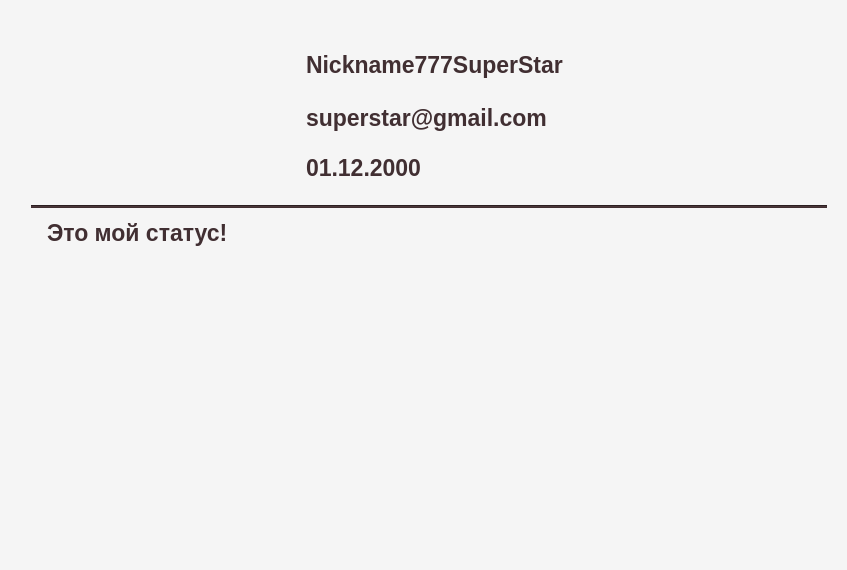
<?xml version="1.0" encoding="UTF-8"?>
<ui version="4.0">
 <class>ProfileWidget</class>
 <widget class="QWidget" name="ProfileWidget">
  <property name="geometry">
   <rect>
    <x>0</x>
    <y>0</y>
    <width>847</width>
    <height>570</height>
   </rect>
  </property>
  <property name="maximumSize">
   <size>
    <width>900</width>
    <height>16777215</height>
   </size>
  </property>
  <property name="windowTitle">
   <string>Form</string>
  </property>
  <property name="styleSheet">
   <string notr="true">QWidget#ProfileWidget  {
    background-color: rgb(245, 245, 245);
    border-radius: 51;
}</string>
  </property>
  <layout class="QGridLayout" name="gridLayout">
   <item row="6" column="0" colspan="2">
    <widget class="QFrame" name="frame">
     <property name="minimumSize">
      <size>
       <width>0</width>
       <height>0</height>
      </size>
     </property>
     <property name="styleSheet">
      <string notr="true">QFrame#frame  {
    background-color: rgb(245, 245, 245);
    border-radius: 51;
    }</string>
     </property>
     <property name="frameShape">
      <enum>QFrame::StyledPanel</enum>
     </property>
     <property name="frameShadow">
      <enum>QFrame::Raised</enum>
     </property>
     <layout class="QGridLayout" name="gridLayout_2">
      <property name="leftMargin">
       <number>20</number>
      </property>
      <property name="topMargin">
       <number>20</number>
      </property>
      <item row="0" column="1">
       <widget class="QWidget" name="widget_2" native="true">
        <property name="sizePolicy">
         <sizepolicy hsizetype="Preferred" vsizetype="Preferred">
          <horstretch>5</horstretch>
          <verstretch>1</verstretch>
         </sizepolicy>
        </property>
        <layout class="QGridLayout" name="gridLayout_5">
         <property name="leftMargin">
          <number>30</number>
         </property>
         <property name="rightMargin">
          <number>3</number>
         </property>
         <item row="0" column="2">
          <spacer name="horizontalSpacer">
           <property name="orientation">
            <enum>Qt::Horizontal</enum>
           </property>
           <property name="sizeHint" stdset="0">
            <size>
             <width>40</width>
             <height>20</height>
            </size>
           </property>
          </spacer>
         </item>
         <item row="0" column="0">
          <widget class="QLabel" name="cardIconLabel">
           <property name="maximumSize">
            <size>
             <width>70</width>
             <height>50</height>
            </size>
           </property>
           <property name="text">
            <string/>
           </property>
           <property name="pixmap">
            <pixmap resource="client.qrc">:/resources/profile_card_icon.png</pixmap>
           </property>
           <property name="scaledContents">
            <bool>true</bool>
           </property>
          </widget>
         </item>
         <item row="2" column="3" rowspan="2">
          <spacer name="verticalSpacer_2">
           <property name="orientation">
            <enum>Qt::Vertical</enum>
           </property>
           <property name="sizeHint" stdset="0">
            <size>
             <width>20</width>
             <height>40</height>
            </size>
           </property>
          </spacer>
         </item>
         <item row="2" column="1">
          <widget class="QLabel" name="emailLabel">
           <property name="maximumSize">
            <size>
             <width>350</width>
             <height>50</height>
            </size>
           </property>
           <property name="font">
            <font>
             <pointsize>17</pointsize>
             <italic>false</italic>
             <bold>true</bold>
            </font>
           </property>
           <property name="styleSheet">
            <string notr="true">QLabel {
	color: rgb(65, 47, 50);}</string>
           </property>
           <property name="text">
            <string>superstar@gmail.com</string>
           </property>
          </widget>
         </item>
         <item row="0" column="1">
          <widget class="QLabel" name="usernameLabel">
           <property name="maximumSize">
            <size>
             <width>350</width>
             <height>50</height>
            </size>
           </property>
           <property name="font">
            <font>
             <pointsize>17</pointsize>
             <italic>false</italic>
             <bold>true</bold>
            </font>
           </property>
           <property name="styleSheet">
            <string notr="true">QLabel {
	color: rgb(65, 47, 50);}</string>
           </property>
           <property name="text">
            <string>Nickname777SuperStar</string>
           </property>
          </widget>
         </item>
         <item row="3" column="1">
          <widget class="QLabel" name="birthdayLabel">
           <property name="maximumSize">
            <size>
             <width>350</width>
             <height>50</height>
            </size>
           </property>
           <property name="font">
            <font>
             <pointsize>17</pointsize>
             <italic>false</italic>
             <bold>true</bold>
            </font>
           </property>
           <property name="styleSheet">
            <string notr="true">QLabel {
	color: rgb(65, 47, 50);}</string>
           </property>
           <property name="text">
            <string>01.12.2000</string>
           </property>
          </widget>
         </item>
         <item row="2" column="0">
          <widget class="QLabel" name="envelopeIconLabel">
           <property name="maximumSize">
            <size>
             <width>70</width>
             <height>50</height>
            </size>
           </property>
           <property name="text">
            <string/>
           </property>
           <property name="pixmap">
            <pixmap resource="client.qrc">:/resources/profile_envelope_icon.png</pixmap>
           </property>
           <property name="scaledContents">
            <bool>true</bool>
           </property>
          </widget>
         </item>
         <item row="3" column="0">
          <widget class="QLabel" name="calendarIconLabel">
           <property name="maximumSize">
            <size>
             <width>70</width>
             <height>50</height>
            </size>
           </property>
           <property name="text">
            <string/>
           </property>
           <property name="pixmap">
            <pixmap resource="client.qrc">:/resources/profile_calendar_icon.png</pixmap>
           </property>
           <property name="scaledContents">
            <bool>true</bool>
           </property>
          </widget>
         </item>
         <item row="0" column="3">
          <widget class="ClickableLabel" name="editIconLabel">
           <property name="minimumSize">
            <size>
             <width>50</width>
             <height>50</height>
            </size>
           </property>
           <property name="maximumSize">
            <size>
             <width>50</width>
             <height>50</height>
            </size>
           </property>
           <property name="cursor">
            <cursorShape>PointingHandCursor</cursorShape>
           </property>
           <property name="text">
            <string/>
           </property>
           <property name="pixmap">
            <pixmap resource="client.qrc">:/resources/profile_edit_icon.png</pixmap>
           </property>
           <property name="scaledContents">
            <bool>true</bool>
           </property>
          </widget>
         </item>
        </layout>
       </widget>
      </item>
      <item row="0" column="0">
       <widget class="QLabel" name="profileIconLabel">
        <property name="sizePolicy">
         <sizepolicy hsizetype="Preferred" vsizetype="Preferred">
          <horstretch>2</horstretch>
          <verstretch>1</verstretch>
         </sizepolicy>
        </property>
        <property name="minimumSize">
         <size>
          <width>0</width>
          <height>0</height>
         </size>
        </property>
        <property name="maximumSize">
         <size>
          <width>300</width>
          <height>300</height>
         </size>
        </property>
        <property name="text">
         <string/>
        </property>
        <property name="pixmap">
         <pixmap resource="client.qrc">:/resources/main_profile_icon.png</pixmap>
        </property>
        <property name="scaledContents">
         <bool>true</bool>
        </property>
        <property name="alignment">
         <set>Qt::AlignCenter</set>
        </property>
       </widget>
      </item>
      <item row="2" column="0" colspan="2">
       <widget class="QLabel" name="textStatusLabel">
        <property name="sizePolicy">
         <sizepolicy hsizetype="Preferred" vsizetype="Preferred">
          <horstretch>0</horstretch>
          <verstretch>2</verstretch>
         </sizepolicy>
        </property>
        <property name="minimumSize">
         <size>
          <width>0</width>
          <height>200</height>
         </size>
        </property>
        <property name="maximumSize">
         <size>
          <width>900</width>
          <height>16777215</height>
         </size>
        </property>
        <property name="font">
         <font>
          <pointsize>17</pointsize>
          <italic>false</italic>
          <bold>true</bold>
         </font>
        </property>
        <property name="styleSheet">
         <string notr="true">QLabel {
	color: rgb(65, 47, 50);
	padding-left: 10px;
}</string>
        </property>
        <property name="text">
         <string>Это мой статус!</string>
        </property>
        <property name="alignment">
         <set>Qt::AlignLeading|Qt::AlignLeft|Qt::AlignTop</set>
        </property>
       </widget>
      </item>
      <item row="1" column="0" colspan="2">
       <widget class="Line" name="line_3">
        <property name="font">
         <font>
          <bold>false</bold>
         </font>
        </property>
        <property name="styleSheet">
         <string notr="true">background-color: rgb(65, 47, 50);</string>
        </property>
        <property name="frameShadow">
         <enum>QFrame::Sunken</enum>
        </property>
        <property name="orientation">
         <enum>Qt::Horizontal</enum>
        </property>
       </widget>
      </item>
     </layout>
    </widget>
   </item>
  </layout>
 </widget>
 <customwidgets>
  <customwidget>
   <class>ClickableLabel</class>
   <extends>QLabel</extends>
   <header>clickablelabel.h</header>
  </customwidget>
 </customwidgets>
 <resources>
  <include location="client.qrc"/>
 </resources>
 <connections/>
</ui>
